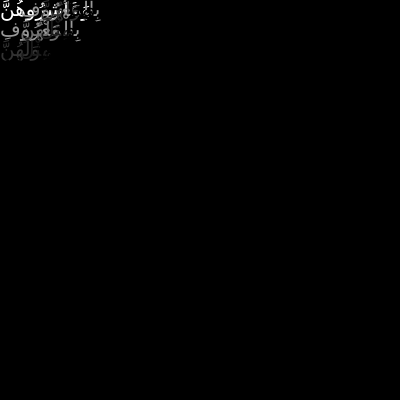
Frame 1 (no input)
Frame 60 (no input): identical to frame 1, image omitted
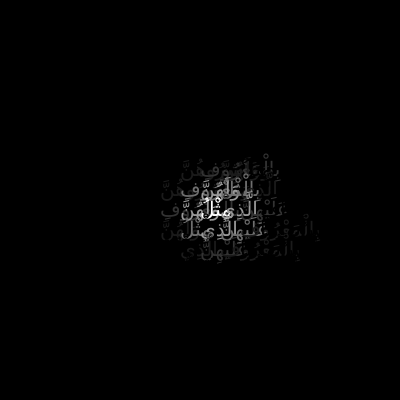
Frame 120 (the mouse pressed at the canvas centre since frame 60)

The p5.js sketch that drew these frames (run headless with seeded random() and noise() and a simulated clock; from frame 60 on, the mouse is pressed at the canvas centre):

// p5.js sketch
// ── sketch.js
const txt = [
  "وَعَاشِرُوهُنَّ", "بِالْمَعْرُوفِ",
  "وَلَهُنَّ", "مِثْلُ", "الَّذِي", "عَلَيْهِنَّ", "بِالْمَعْرُوفِ",
  "يَا", "أَيُّهَا", "النَّاسُ", "اتَّقُوا", "رَبَّكُمُ", "الَّذِي", "خَلَقَكُم", "مِّن", "نَّفْسٍ", "وَاحِدَةٍ"
];

let sz = 20;
let flashlightRadius = 50; // adjust size of light

function setup() {
  createCanvas(400, 400);
  textSize(sz);
  textAlign(LEFT, TOP);
}

function draw() {
  background(0);

  for (let i = 0; i < floor(height / sz); i++) {
    for (let j = 0; j < floor(width / sz); j++) {
      let x = j * sz;
      let y = i * sz;
      let tIndex = (i + j) % txt.length;

      // distance from mouse to this text cell
      let d = dist(mouseX, mouseY, x, y);

      // brightness fades as you move away from mouse
      let brightness = map(d, 0, flashlightRadius, 255, 0);
      brightness = constrain(brightness, 0, 255);

      fill(brightness);
      text(txt[tIndex], x, y);
    }
  }
}
